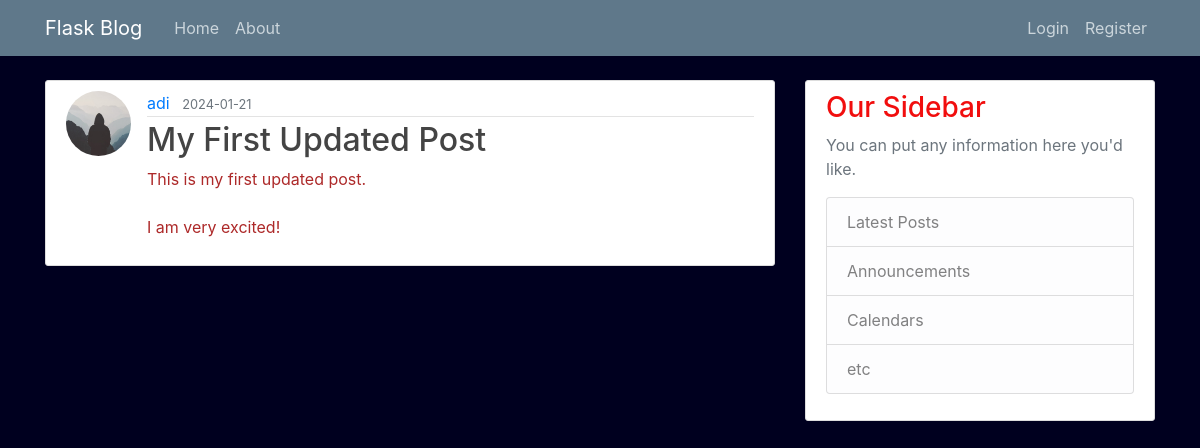
Page /post/new/1 on the committed database.
### flaskblog/models.py (models this page shows, shortened)
class User(db.Model, UserMixin):
    id = db.Column(db.Integer, primary_key= True)
    username = db.Column(db.String(20), unique = True, nullable = False)
    email = db.Column(db.String(120), unique = True, nullable = False)
    image_file = db.Column(db.String(20), nullable = False, default = 'default.jpg')
    password = db.Column(db.String(60), nullable=False)
    posts = db.relationship('Post', backref='author', lazy=True)

class Post(db.Model):
    id = db.Column(db.Integer, primary_key=True)
    title = db.Column(db.String(100), nullable=False)
    date_posted = db.Column(db.DateTime, nullable=False, default=datetime.utcnow)
    content = db.Column(db.Text, nullable=False)
    user_id = db.Column(db.Integer, db.ForeignKey('user.id'), nullable=False)

### flaskblog/routes.py (the view)
@app.route("/post/new/<int:post_id>")
def post(post_id):
    post = Post.query.get_or_404(post_id)
    return render_template('post.html', title= post.title, post = post)

### flaskblog/templates/post.html (shortened to what this page needs)
{% extends "layout.html" %}
{% block content %}
    <article class="media content-section">
        <img class="rounded-circle article-img" src="{{ url_for('static', filename= 'profie_pics/' + post.author.image_file) }}">
        <div class="media-body">
          <div class="article-metadata">
            <a class="mr-2" href="{{ url_for('user_posts', username=post.author.username) }}">{{ post.author.username }}</a>
            <small class="text-muted">{{ post.date_posted.strftime('%Y-%m-%d') }}</small>
          </div>
          <h2 class="article-title">{{ post.title }}</h2>
          <p class="article-content">{{ post.content }}</p>
        </div>
    </article>
{% endblock content %}

### flaskblog/static/main.css (style rules this page uses)
body { background: #00001f; color: #ad2929; margin-top: 5rem; }
h1, h2, h3, h4, h5, h6 { color: #f10e0e; }
.content-section { background: #ffffff; padding: 10px 20px; border: 1px solid #dddddd; border-radius: 3px; margin-bottom: 20px; }
.article-title { color: #444444; }
.article-content { white-space: pre-line; }
.article-img { height: 65px; width: 65px; margin-right: 16px; }
.article-metadata { padding-bottom: 1px; margin-bottom: 4px; border-bottom: 1px solid #e3e3e3 }

### rows in the picture
User: image_file (placeholder picture), author.username "adi"
Post: date_posted "2024-01-21", title "My First Updated Post", content "This is my first updated post. I am very excited!"
